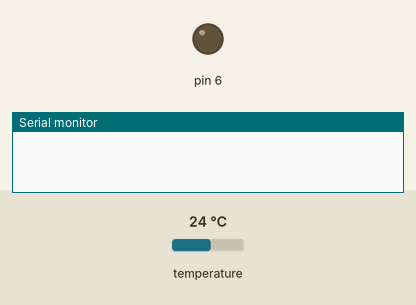
Recording of a sketch running on a simulated Arduino Uno, built with avr-gcc and run on an emulated ATmega328P. On the bench: output pins drawn as LEDs (lit = HIGH), the last lines printed to the serial monitor. Inputs (shaded band) come from the test bench; at power-on: temperature 24 °C.

Above: at 0.1 s.
At 1.3 s:
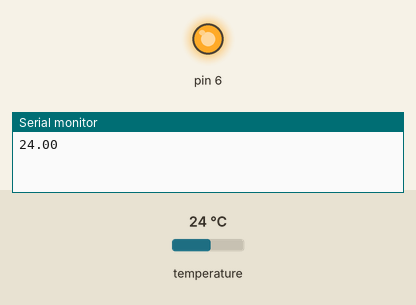
Timing chart, 0 to 2.8 s (numbered marks = the images above):
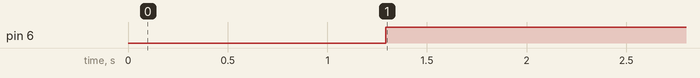

The sketch:

ligando_com_aplicativo_2.0.ino
```cpp
#include <OneWire.h>
#include <DallasTemperature.h>
float temax;
float temin;
OneWire pino(3);
DallasTemperature barramento(&pino);
DeviceAddress sensor;
void setup(void)
{
  Serial.begin(9600);
  pinMode(6, OUTPUT);
  barramento.begin();
  barramento.getAddress(sensor, 0);
}
void loop()
{
  if(Serial.available()>1 ){
    int controle = Serial.parseFloat();
    if(controle == 0){
      temax = Serial.parseFloat();
    }
    if(controle == 1){
      temin = Serial.parseFloat();
    }
  }
  barramento.requestTemperatures();
  float temperatura = barramento.getTempC(sensor);
  Serial.println(temperatura);
  delay(500);
  if(temperatura <= temin){
    digitalWrite(6, LOW);

  }
  else if(temperatura >= temax){
    digitalWrite(6, HIGH);

  }
}
```

Measured:
- by itself, pin 6: LOW → HIGH at 1.3 s
